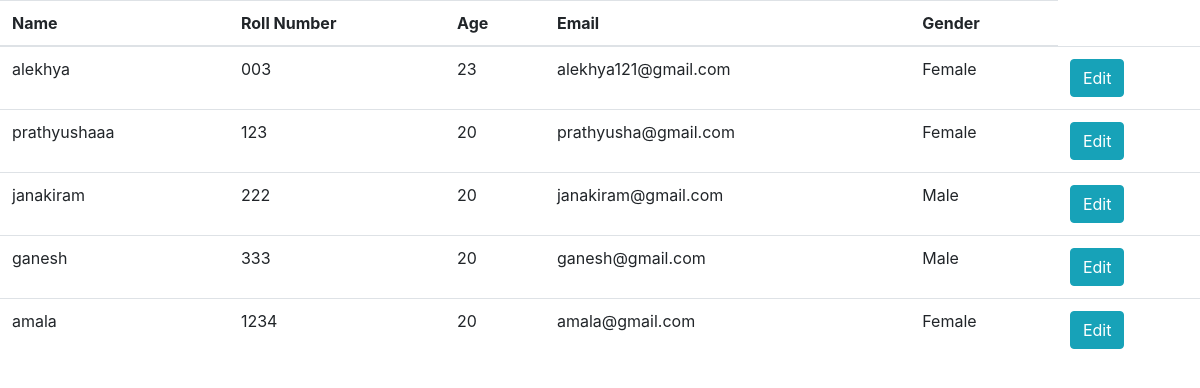
Page /student/display on the committed database.
### stundent/models.py (models this page shows, shortened)
class SignUp(models.Model):
    name = models.CharField(max_length=50)
    roll_num = models.CharField(max_length=15,unique=True)
    gender_list = [('Male','Male'),('Female','Female')]
    gender = models.CharField(max_length=10,choices=gender_list)
    email = models.EmailField()
    age = models.IntegerField()

### stundent/views.py (the view)
# urls.py: path('display', views.display, name='display'),
def display(request):
    data = SignUp.objects.all()
    return render(request, 'student/display.html', {'data': data})

### templates/student/display.html (shortened to what this page needs)
<html>
<head>
    {% load static %}
    <link rel="stylesheet" href="{% static 'css/bootstrap.min.css' %}">
</head>
<body>
<table class="table">
    <thead>
    <tr>
        <th>Name</th>
        <th>Roll Number</th>
        <th>Age</th>
        <th>Email</th>
        <th>Gender</th>
    </tr>
    </thead>
    <tbody>
    {% for i in data %}
    <tr>
        <td>{{ i.name }}</td>
        <td>{{ i.roll_num }}</td>
        <td>{{ i.age }}</td>
        <td>{{ i.email }}</td>
        <td>{{ i.gender }}</td>
        <td><a class="btn btn-info" href="{% url 'edit' roll=i.roll_num %}">Edit</a></td>
    </tr>
    {% endfor %}
    </tbody>
</table>
</body>

### rows in the picture
SignUp: name "alekhya", roll_num "003", age "23", email "alekhya121@gmail.com", gender "Female"
SignUp: name "prathyushaaa", roll_num "123", age "20", email "prathyusha@gmail.com", gender "Female"
SignUp: name "janakiram", roll_num "222", age "20", email "janakiram@gmail.com", gender "Male"
SignUp: name "ganesh", roll_num "333", age "20", email "ganesh@gmail.com", gender "Male"
SignUp: name "amala", roll_num "1234", age "20", email "amala@gmail.com", gender "Female"
